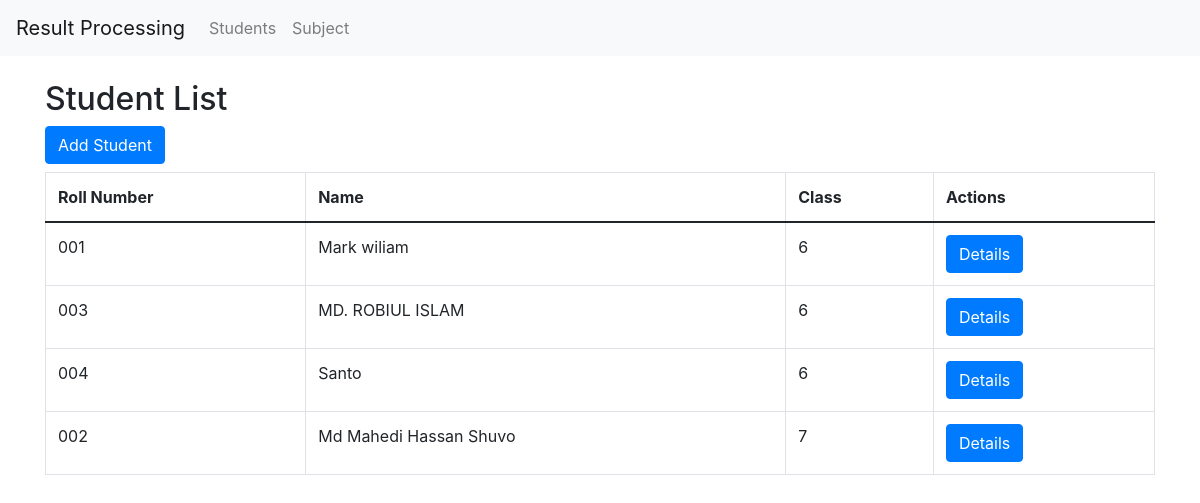
Page /results/v1/students/ on the earlier database version.
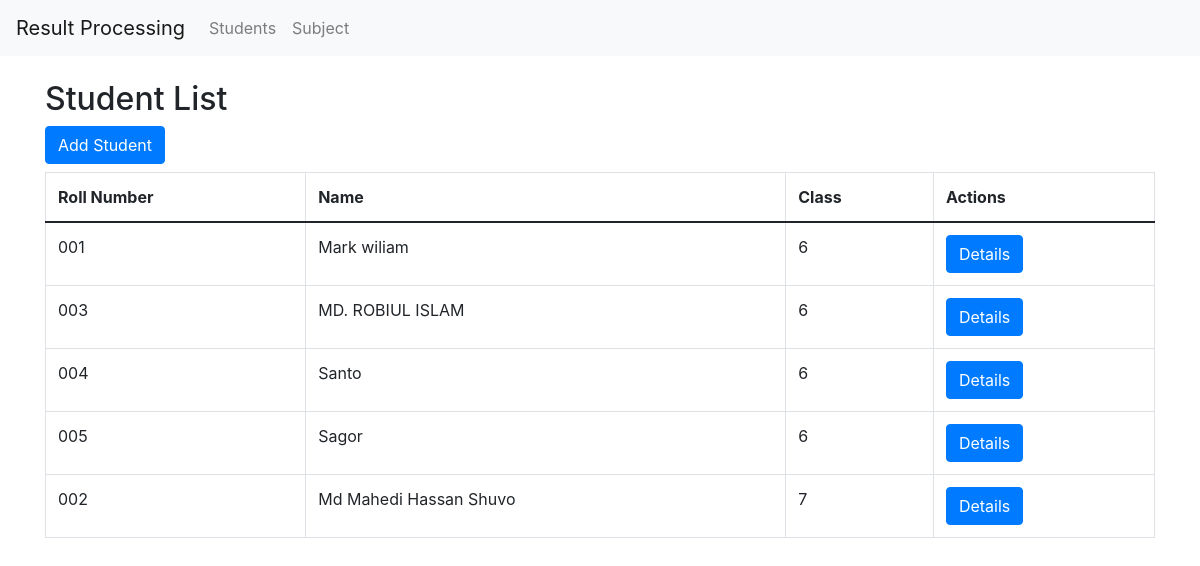
Same page on the later database version.
### results/models.py (models this page shows, shortened)
class Student(models.Model):
    roll_number = models.CharField(max_length=20, unique=True)
    name = models.CharField(max_length=100)
    class_level = models.CharField(max_length=20)
    date_of_birth = models.DateField()

### results/views.py (the view)
# urls.py: path('v1/students/', StudentListView.as_view(), name='student-list'),
class StudentListView(ListView):
    model = Student
    template_name = "students/student_list.html"
    context_object_name = "students"
    def get_queryset(self):
        return Student.objects.all().order_by('class_level')

### results/templates/students/student_list.html (shortened to what this page needs)
{% extends 'base.html' %}
{% block content %}
<h2>Student List</h2>
<a href="{% url 'student_create' %}" class="btn btn-primary mb-2">Add Student</a>
<table class="table table-bordered">
    <thead>
        <tr>
            <th>Roll Number</th>
            <th>Name</th>
            <th>Class</th>
            <th>Actions</th>
        </tr>
    </thead>
    <tbody>
        {% for student in students %}
        <tr>
            <td>{{ student.roll_number }}</td>
            <td>{{ student.name }}</td>
            <td>{{ student.class_level }}</td>
            <td>
                <a href="{% url 'student_details' student.id %}" class="btn btn-primary">Details</a>
            </td>
        </tr>
        {% endfor %}
    </tbody>
</table>
{% endblock %}

Differences in the rows shown:
added Student: roll_number "005", name "Sagor", class_level "6"
